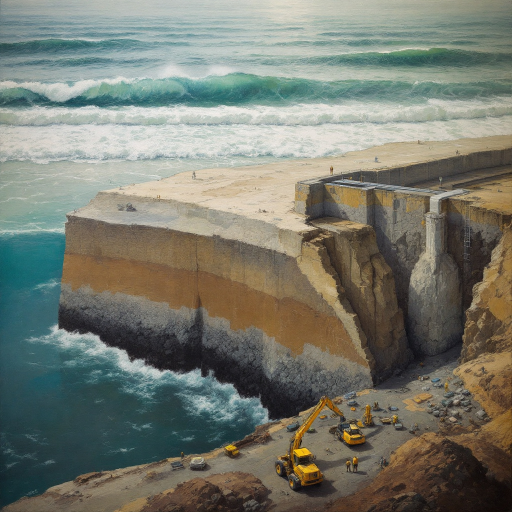
#> input picture MultiImageClient/testImage.png, 1024 x 1024 px (shown at 1/2 size)
$ python -i image_perturbations.py   (imports and definitions only)
#> lines starting #> are read from the running program, lines starting #| are printed output that depends on the picture
#> further down, picture is the input picture: PIL image 1024x1024 RGB; mean R, G, B 119.1, 121.7, 110.6
"""Seedable image perturbations for augmentation and robustness testing.

Every function returns a new Pillow image and leaves its input untouched.
Localized stochastic operations choose their own positions from a seed; this
module intentionally has no watermark detection or targeted concealment logic.
"""

from __future__ import annotations

from io import BytesIO
import math
import random
from collections.abc import Callable, Sequence

from PIL import Image, ImageDraw, ImageEnhance, ImageFilter, ImageOps


FillColor = int | tuple[int, ...]
PointMapper = Callable[[float, float], tuple[float, float]]


__all__ = [
    "additive_sensor_noise",
    "affine_shear",
    "anisotropic_scale",
    "apply_dithering",
    "asymmetric_edge_crop",
    "chroma_subsample_and_channel_shift",
    "content_aware_seam_compress",
    "downsample_then_upsample",
    "elastic_deformation",
    "gamma_contrast_remap",
    "gaussian_blur",
    "grid_cell_permutation",
    "jpeg_recompression",
    "localized_swirl",
    "median_filter",
    "mesh_warp",
    "micro_rotate",
    "mixed_filter_resize_chain",
    "motion_blur",
    "nearest_neighbor_resampling",
    "palette_quantization",
    "perspective_keystone",
    "radial_lens_distortion",
    "random_non_targeted_cutout",
    "random_patch_displacement",
    "rotate_crop_rescale",
    "subpixel_translation",
    "translate_and_pad",
    "wave_displacement",
    "webp_recompression",
]


def _require_image(image: Image.Image) -> None:
    if not isinstance(image, Image.Image):
        raise TypeError("image must be a PIL.Image.Image")
    if image.width < 1 or image.height < 1:
        raise ValueError("image must have nonzero dimensions")


# [23 lines left out: functions _require_fraction, _default_fill, _scaled_size, not called in this run]


def _clamp(value: float, low: float, high: float) -> float:
    return max(low, min(high, value))


# [859 lines left out: functions _mesh_transform, _smooth_displacement_grid, _grid_mapper, asymmetric_edge_crop, translate_and_pad, micro_rotate and 27 more, not called in this run]


def chroma_subsample_and_channel_shift(
    image: Image.Image,
    *,
    chroma_scale: float = 0.5,
    red_shift: tuple[float, float] = (0.5, 0.0),
    blue_shift: tuple[float, float] = (-0.5, 0.0),
) -> Image.Image:
    """Reduce chroma resolution and apply small red/blue channel offsets."""
#> called with chroma_scale = 0.5, red_shift = (0.5, 0), blue_shift = (-0.5, 0)
    _require_image(image)
    if not 0 < chroma_scale <= 1:
        raise ValueError("chroma_scale must be in (0, 1]")

    alpha = image.getchannel("A") if "A" in image.getbands() else None
    luminance, blue_difference, red_difference = image.convert("RGB").convert("YCbCr").split()
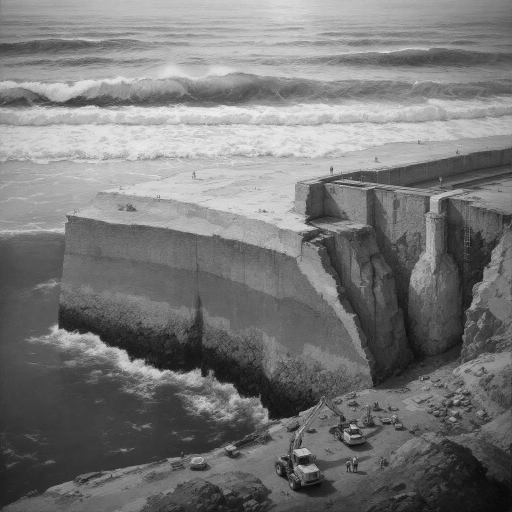
#> luminance: PIL image 1024x1024 L (shown at 1/2 size); min 2, max 254, mean 119.2
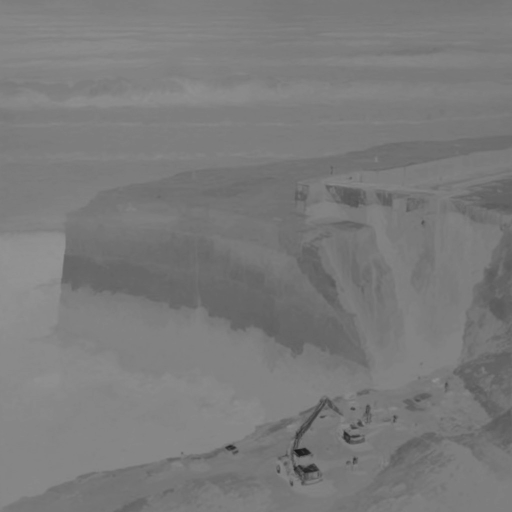
#> blue_difference: PIL image 1024x1024 L (shown at 1/2 size); min 21, max 150, mean 122.5
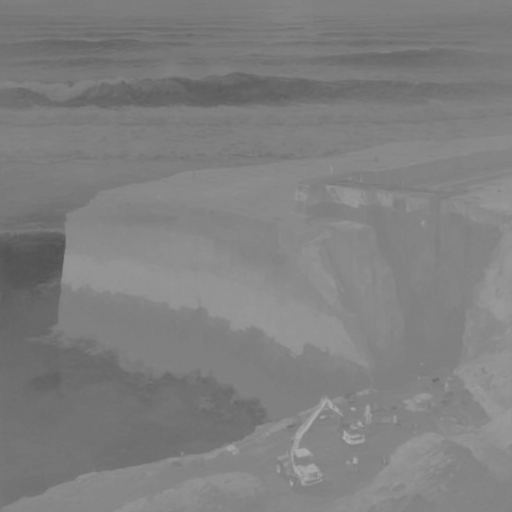
#> red_difference: PIL image 1024x1024 L (shown at 1/2 size); min 80, max 177, mean 127.2
    reduced_size = (
        max(1, round(image.width * chroma_scale)),
        max(1, round(image.height * chroma_scale)),
    )
#> reduced_size = (512, 512)
    blue_difference = blue_difference.resize(reduced_size, Image.Resampling.BOX).resize(
        image.size,
        Image.Resampling.BILINEAR,
    )
    red_difference = red_difference.resize(reduced_size, Image.Resampling.BOX).resize(
        image.size,
        Image.Resampling.BILINEAR,
    )
    red, green, blue = Image.merge(
        "YCbCr",
        (luminance, blue_difference, red_difference),
    ).convert("RGB").split()
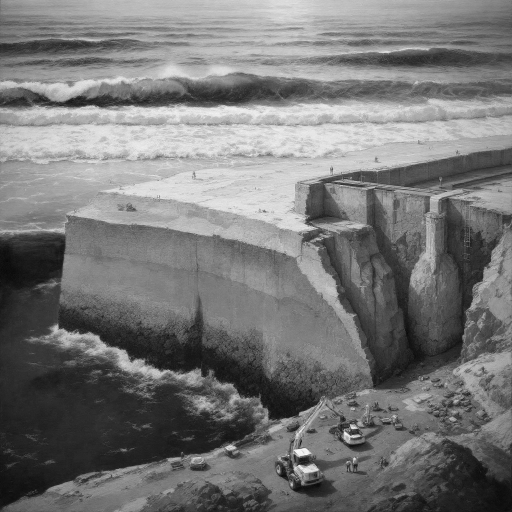
#> red: PIL image 1024x1024 L (shown at 1/2 size); min 3, max 255, mean 118.1
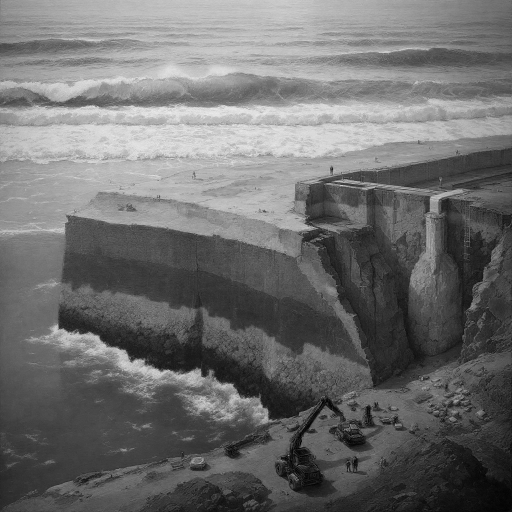
#> blue: PIL image 1024x1024 L (shown at 1/2 size); min 0, max 250, mean 109.5

    def shift(channel: Image.Image, offset: tuple[float, float]) -> Image.Image:
#> called with offset = (0.5, 0)
        return channel.transform(
            channel.size,
            Image.Transform.AFFINE,
            (1, 0, -offset[0], 0, 1, -offset[1]),
            resample=Image.Resampling.BICUBIC,
            fillcolor=255,
        )

    result = Image.merge("RGB", (shift(red, red_shift), green, shift(blue, blue_shift)))
    if alpha is not None:
        result.putalpha(alpha)
    return result


# [42 lines left out: function random_non_targeted_cutout, not called in this run]

>>> from PIL import Image
>>> picture = Image.open('../MultiImageClient/testImage.png')
>>> result = chroma_subsample_and_channel_shift(picture)
